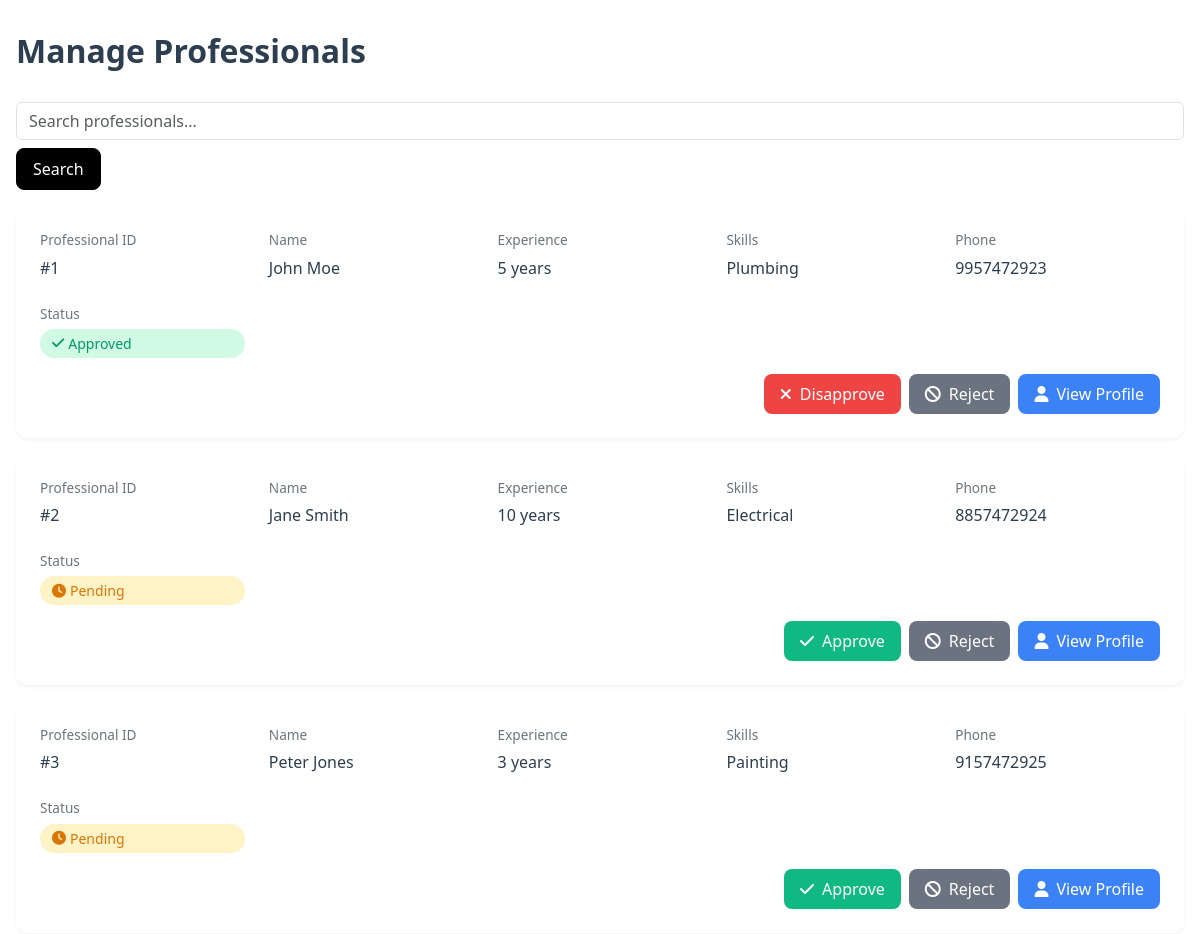
The page /Admin_Manage_Professionals.html (signed in, upper part) on the database as committed earlier.
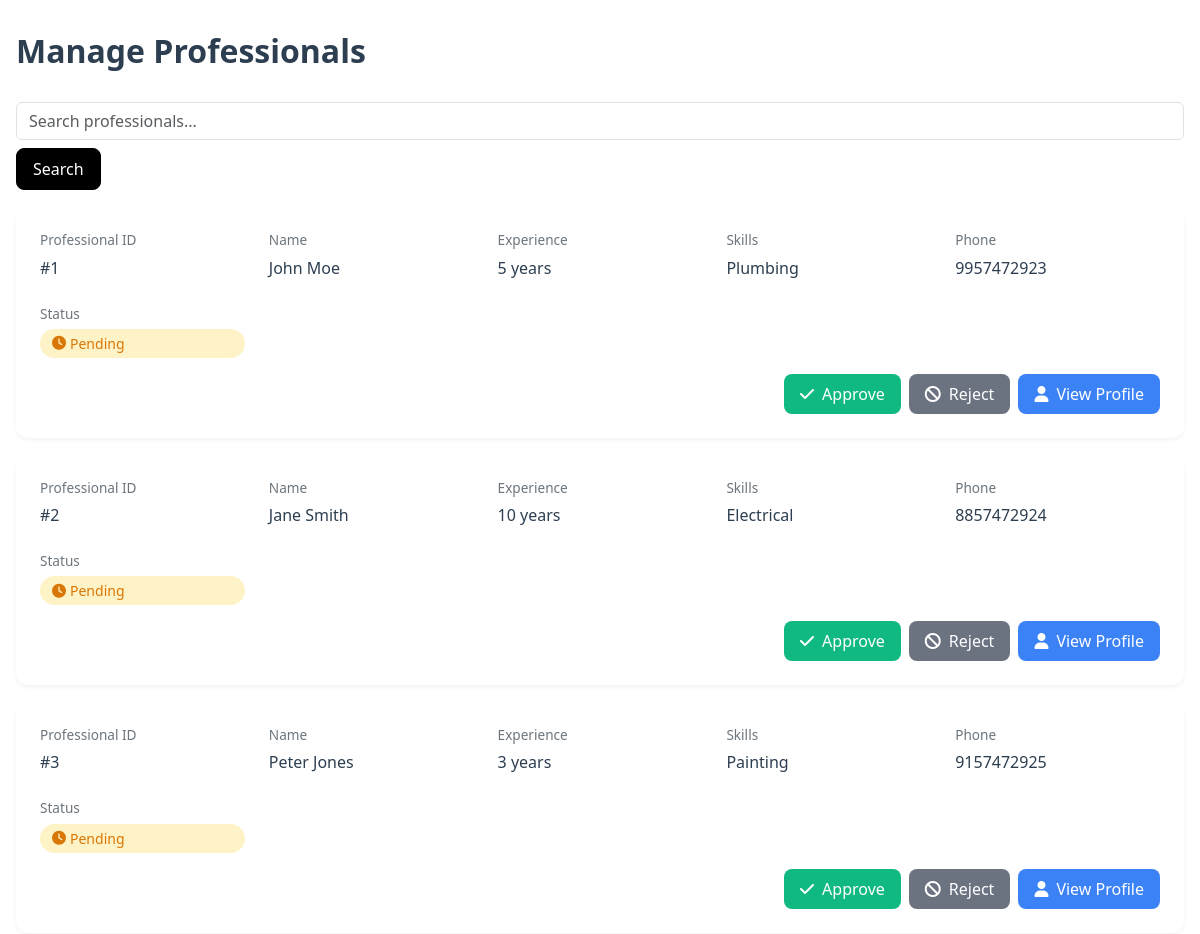
The same page on the database as committed later.
### tables this page shows
CREATE TABLE Professionals (
    ProfessionalID INTEGER PRIMARY KEY,
    Email VARCHAR(255) UNIQUE NOT NULL,
    Password VARCHAR(255) NOT NULL,
    Name VARCHAR(255) NOT NULL,
    Experience VARCHAR(255),
    Skills TEXT,
    Address VARCHAR(255),
    CertificationFile VARCHAR(255),
    PostalCode VARCHAR(10),
    Phone TEXT UNIQUE
, Approved INT DEFAULT 0);

### backend/app.py (the view, shortened to what this page needs)
@app.route('/Admin_Manage_Professionals.html', methods=['GET', 'POST'])
def ADMINMANAGEPROFESSIONALS():
    if 'user_type' not in session or session['user_type'] != 'admin':
        return redirect(url_for('login'))
    conn = sqlite3.connect('database.db')
    cursor = conn.cursor()
    cursor.execute("SELECT * FROM Professionals WHERE ProfessionalID != 8")
    professionals = cursor.fetchall()
    conn.close()
    return render_template('Admin_Manage_Professionals.html', professionals=professionals)

### templates/Admin_Manage_Professionals.html (shortened to what the changed rows need)
<!DOCTYPE html>
<html lang="en">
<head>
    <link href="https://cdnjs.cloudflare.com/ajax/libs/bootstrap/5.3.0/css/bootstrap.min.css" rel="stylesheet">
    <link href="https://cdnjs.cloudflare.com/ajax/libs/font-awesome/6.4.0/css/all.min.css" rel="stylesheet">
    <link rel="stylesheet" href="https://cdnjs.cloudflare.com/ajax/libs/animate.css/4.1.1/animate.min.css"/>
</head>
<body>
    <div class="dashboard-container animate__animated animate__fadeInUp">
        <h1 class="page-title">Manage Professionals</h1>
        {% if professionals %}
            {% for professional in professionals %}
                <div class="professional-card animate__animated animate__fadeInUp">
                    <div class="professional-info">
                        <div class="info-group">
                            <span class="info-label">Professional ID</span>
                            <span class="info-value">#{{ professional[0] }}</span>
                        </div>
                        <div class="info-group">
                            <span class="info-label">Name</span>
                            <span class="info-value">{{ professional[3] }}</span>
                        </div>
                        <div class="info-group">
                            <span class="info-label">Experience</span>
                            <span class="info-value">{{ professional[4] }}</span>
                        </div>
                        <div class="info-group">
                            <span class="info-label">Skills</span>
                            <span class="info-value">{{ professional[5] }}</span>
                        </div>
                        <div class="info-group">
                            <span class="info-label">Phone</span>
                            <span class="info-value">{{ professional[9] }}</span>
                        </div>
                        <div class="info-group">
                            <span class="info-label">Status</span>
                            <span class="status-badge {% if professional[10] == 0 %}status-pending{% else %}status-approved{% endif %}">
                                {% if professional[10] == 0 %}
                                    <i class="fas fa-clock me-1"></i> Pending
                                {% else %}
                                    <i class="fas fa-check me-1"></i> Approved
                                {% endif %}
                            </span>
                        </div>
                    </div>
                    <div class="action-buttons">
                        <form method="POST" action="/Admin_Manage_Professionals.html">
                            {% if professional[10] == 0 %}
                                <button type="submit" class="btn btn-approve">
                                    <i class="fas fa-check"></i>
                                    Approve
                                </button>
                            {% else %}
                                <button type="submit" class="btn btn-disapprove">
                                    <i class="fas fa-times"></i>
                                    Disapprove
                                </button>
                            {% endif %}
                        </form>
                        <form method="POST" action="/Admin_Manage_Professionals.html">
                            <button type="submit" class="btn btn-reject">
                                <i class="fas fa-ban"></i>
                                Reject
                            </button>
                        </form>
                        <a href="/professionalProfile?professional_id={{ professional[0] }}" class="btn btn-profile">
                            <i class="fas fa-user"></i>
                            View Profile
                        </a>
                    </div>
                </div>
            {% endfor %}
        {% else %}
            <div class="empty-state animate__animated animate__fadeInUp">
                <i class="fas fa-users fa-3x mb-3"></i>
                <h3>No Professionals Found</h3>
                <p>There are currently no professionals registered in the system.</p>
            </div>
        {% endif %}
    </div>
</body>
</html>

Rows that differ between the two databases and show on the page:
changed Professionals "John Moe": Approved "Approved Disapprove" → "Pending Approve"
